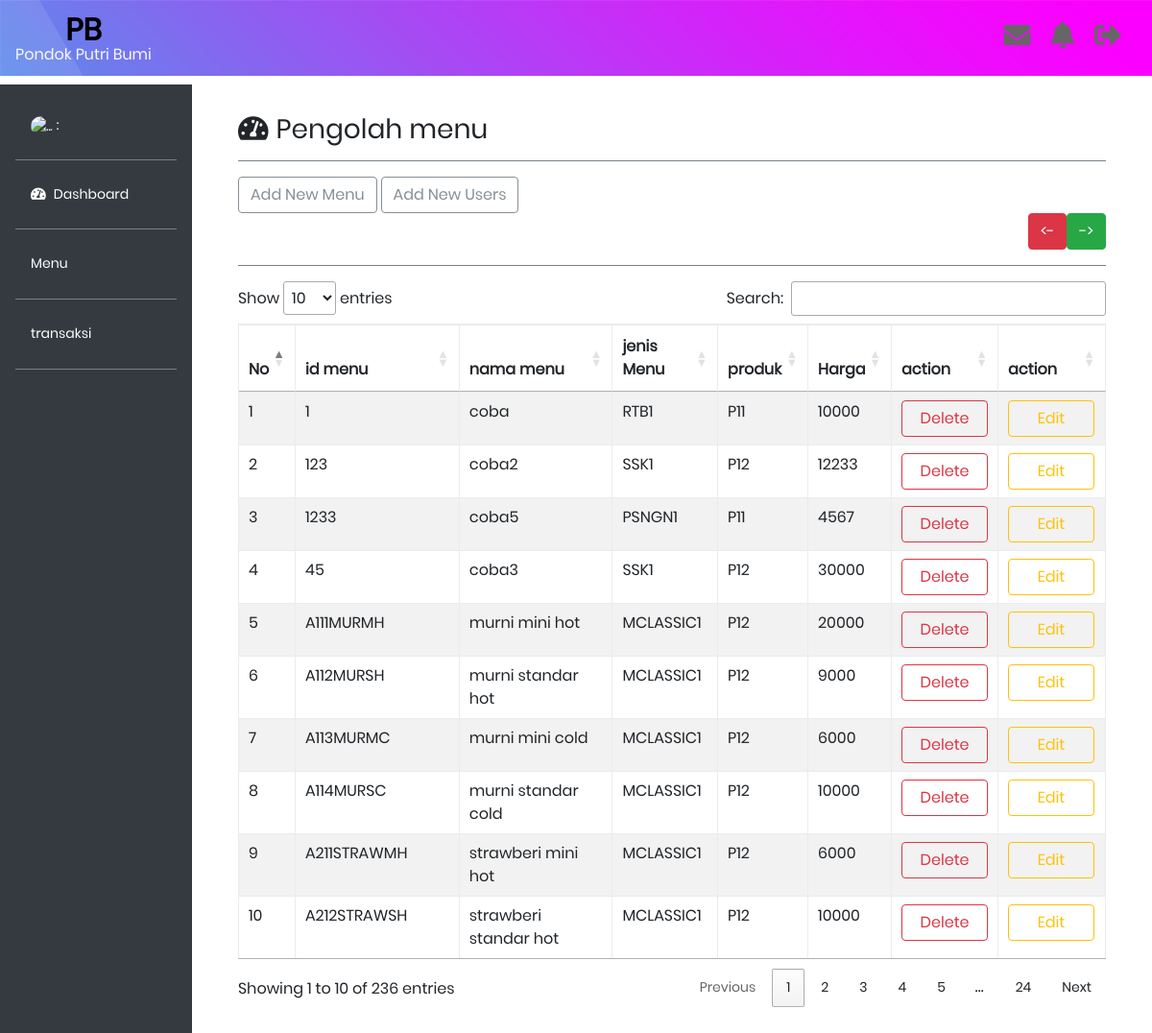
Page /tambahmenu.php on the earlier database version.
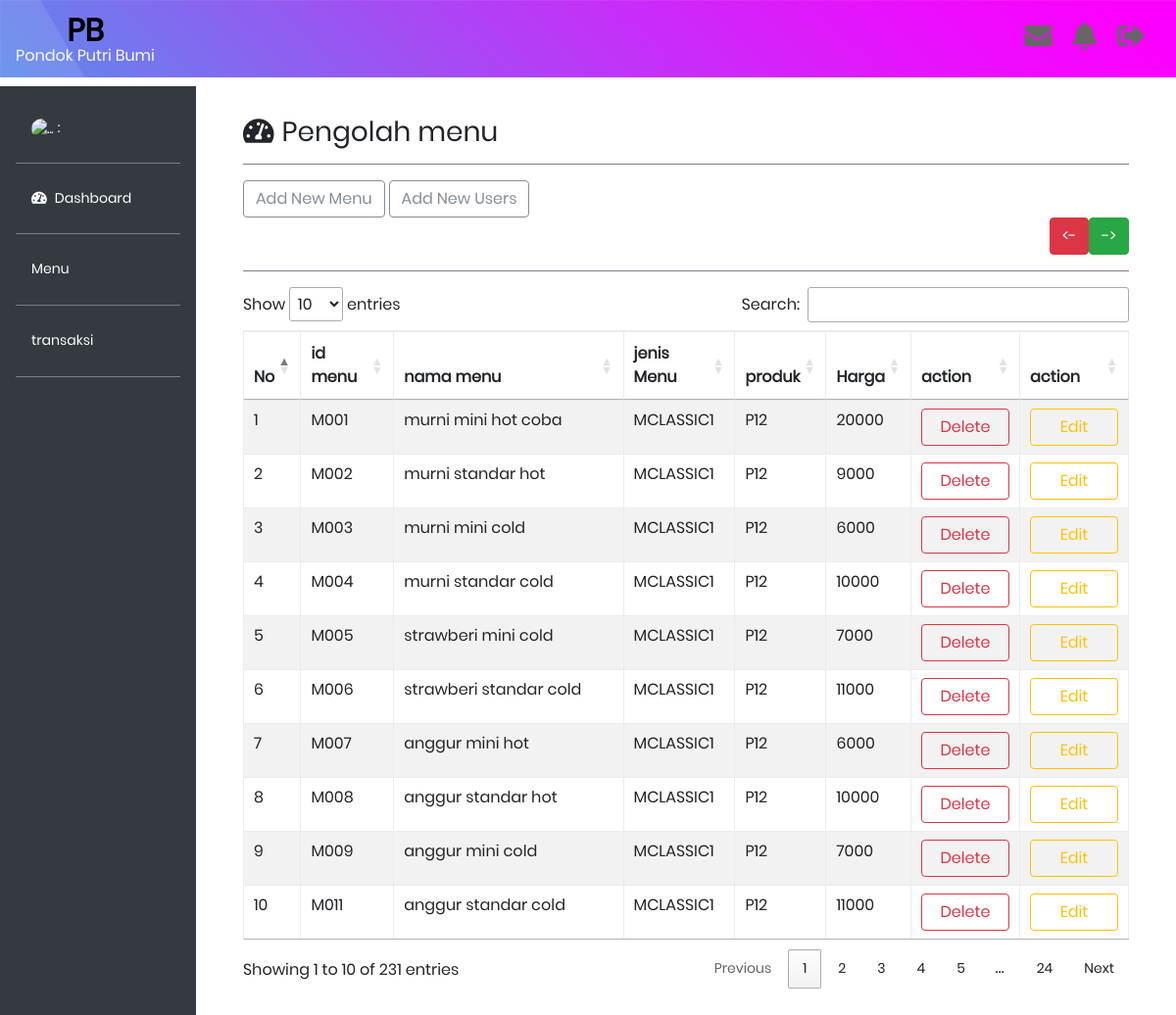
Same page on the later database version.
### tables this page shows
CREATE TABLE `menu` (
  `kd_menu` varchar(250) NOT NULL,
  `nama_menu` varchar(250) NOT NULL,
  `kd_jenis_menu` varchar(250) NOT NULL,
  `kd_jenis_produk` varchar(250) NOT NULL,
  `harga` int(11) NOT NULL
);

### tambahmenu.php (the view, shortened to what this page needs)
<?php
include 'database/koneksidb.php';
$sql_user = "SELECT * FROM users WHERE username = '$user_login'";
$calluser = mysqli_query($conn, $sql_user);
$data_user = mysqli_fetch_array($calluser);
$query = "SELECT * FROM menu";
$call = mysqli_query($conn, $query);
?>
<!doctype html>
<html lang="en">
<head>
  <link rel="stylesheet" href="https://maxcdn.bootstrapcdn.com/bootstrap/4.0.0/css/bootstrap.min.css">
  <link rel="stylesheet" type="text/css" href="admin.css">
  <link rel="stylesheet" type="text/css" href="fontawesome-free/css/all.min.css">
  <link rel="stylesheet" type="text/css" media="screen" href="https://cdnjs.cloudflare.com/ajax/libs/twitter-bootstrap/4.5.2/css/bootstrap.css">
  <link rel="stylesheet" type="text/css" href="https://cdn.datatables.net/1.11.3/css/dataTables.bootstrap4.min.css">
  <link rel="stylesheet" type="text/css" href="https://cdn.datatables.net/1.11.3/css/jquery.dataTables.min.css">
  <link rel="stylesheet" type="text/css" href="vendor/bootstrap/css/bootstrap.min.css">
  <link rel="stylesheet" type="text/css" href="fonts/font-awesome-4.7.0/css/font-awesome.min.css">
  <link rel="stylesheet" type="text/css" href="fonts/iconic/css/material-design-iconic-font.min.css">
  <link rel="stylesheet" type="text/css" href="vendor/animate/animate.css">
  <link rel="stylesheet" type="text/css" href="vendor/css-hamburgers/hamburgers.min.css">
  <link rel="stylesheet" type="text/css" href="vendor/animsition/css/animsition.min.css">
  <link rel="stylesheet" type="text/css" href="vendor/select2/select2.min.css">
  <link rel="stylesheet" type="text/css" href="vendor/daterangepicker/daterangepicker.css">
  <link rel="stylesheet" type="text/css" href="css/util.css">
  <link rel="stylesheet" type="text/css" href="css/main.css">
</head>
<body>
  <nav class="navbar navbar-expand-lg navbar-light bg-warning fixed-top" style="background-image: url('images/bg-01.jpg');">
    <a class="navbar-brand" href="#">
      <div class="txt1 text-center ">
        <h2 style="color: black;"><strong>PB</strong></h2>
        <h6 style="color: ghostwhite;">Pondok Putri Bumi</h6>
      </div>
    </a>
    <div class="icon ml-4">
      <h5>
        <a href="daftarpesan.php"><i class="fas fa-envelope fa-2x mr-3" data-toggle="tooltip" title="History"></i></a>
        <a href="#"><i class="fas fa-bell fa-2x mr-3" data-toggle="tooltip" title="Notification"></i></a>
        <a href="logout.php"><i class="fas fa-sign-out-alt fa-2x mr-3" data-toggle="tooltip" title="Log Out"></i></a>
      </h5>
    </div>
  </nav>
  <div class="row no-gutters mt-5">
    <div class="col-md-2 bg-dark mt-3 pr-3 pt-4">
      <ul class="nav flex-column ml-3 mb-5">
        <li class="nav-item mr5">
          <a class="nav-link active text-white, txt2" href="#" style="color: ghostwhite;">
            <img src="fgambar/qr.png" alt="..." class="rounded-circle mr5" width="45px" height="45px"> : <?= $data_user['username']; ?></a>
        </li>
        <hr class="bg-secondary">
        <li class="nav-item">
          <a class="nav-link active text-white" href="dashboard.php"><i class="fas fa-tachometer-alt mr-2"></i>Dashboard</a>
          <hr class="bg-secondary">
        <li class="nav-item">
          <a class="nav-link text-white" data-toggle="collapse" href="#collapseExample" aria-expanded="false" aria-controls="collapseExample">
            Menu
          </a>
          <hr class="bg-secondary">
        </li>
        <li class="nav-item">
          <a class="nav-link text-white" href="transaksi.php">transaksi</a>
          <hr class="bg-secondary">
        </li>
      </ul>
    </div>
    <div class="col-md-10 p-5 pt-2">
      <h3><i class="fas fa-tachometer-alt mr-2"></i>Pengolah menu</h3>
      <hr class="bg-secondary">
      <div>
        <a href="addmenu.php" class="btn btn-outline-secondary">Add New Menu</a>
        <span><a href="tambah_user.php" class="btn btn-outline-secondary">Add New Users</a></span>
      </div>
      <div class="d-grid gap-2 d-md-flex justify-content-md-end">
        <span><a href="#p" class="btn btn-danger">
            <- </a></span>
        <span><a href="tampil_user.php" class="btn btn-success">
            -> </a></span>
      </div>
      <hr class="bg-secondary">
      <table id="example" class="table table-striped table-bordered" style="width:100%">
        <thead>
          <tr>
            <th>No</th>
            <th>id menu</th>
            <th>nama menu</th>
            <th>jenis Menu</th>
            <th>produk</th>
            <th>Harga</th>
            <th>action</th>
            <th>action</th>
          </tr>
        </thead>
        <tbody>
          <?php $i = 1; ?>
          <?php while ($tampil = mysqli_fetch_array($call)) { ?>
            <tr>
              <td><?php echo $i++; ?></td>
              <td><?php echo $tampil['kd_menu']; ?></td>
              <td><?php echo $tampil['nama_menu']; ?> </td>
              <td><?php echo $tampil['kd_jenis_menu']; ?> </td>
              <td><?php echo $tampil['kd_jenis_produk']; ?> </td>
              <td><?php echo $tampil['harga']; ?> </td>
              <td>
                <a href="hapusmenu.php?id=<?php echo $tampil['kd_menu']; ?>" class="btn btn-outline-danger" style="width: 90px;" onclick="return confirm('Are you sure to delete data?')">Delete</a>
              </td>
              <td>
                <a href="editmenu.php?id=<?php echo $tampil['kd_menu']; ?>" class="btn btn-outline-warning" style="width: 90px;">Edit</a>
              </td>
            </tr>
          <?php } ?>
        </tbody>
      </table>
    </div>
  </div>
</html>

### database/koneksidb.php (shortened to what this page needs)
<!DOCTYPE html>
<html>
<head>
</head>
<body>
<?php
$host="localhost";
$username="root";
$password="";
$database="pos2";
$conn=mysqli_connect($host,$username,$password,$database);
if($conn){
	echo "Connected To Server";
}
else{
	echo "Server Not Connected";
}
 ?>
</body>
</html>

### css/main.css (style rules this page uses)
* { margin: 0px; padding: 0px; box-sizing: border-box; }
body, html { height: 100%; font-family: Poppins-Regular, sans-serif; }
a { font-family: Poppins-Regular; font-size: 14px; line-height: 1.7; color: #666666; margin: 0px; transition: all 0.4s; -webkit-transition: all 0.4s; -o-transition: all 0.4s; -moz-transition: all 0.4s; }
h1,h2,h3,h4,h5,h6 { margin: 0px; }
ul, li { margin: 0px; list-style-type: none; }
.txt1 { font-family: Poppins-Regular; font-size: 14px; line-height: 1.5; color: #666666; }
.txt2 { font-family: Poppins-Regular; font-size: 14px; line-height: 1.5; color: #333333; text-transform: uppercase; }

Differences in the rows shown:
removed menu: kd_menu "1", nama_menu "coba", kd_jenis_menu "RTB1", kd_jenis_produk "P11", harga "10000"
removed menu: kd_menu "123", nama_menu "coba2", kd_jenis_menu "SSK1", kd_jenis_produk "P12", harga "12233"
removed menu: kd_menu "1233", nama_menu "coba5", kd_jenis_menu "PSNGN1", kd_jenis_produk "P11", harga "4567"
removed menu: kd_menu "45", nama_menu "coba3", kd_jenis_menu "SSK1", kd_jenis_produk "P12", harga "30000"
removed menu: kd_menu "A111MURMH", nama_menu "murni mini hot", kd_jenis_menu "MCLASSIC1", kd_jenis_produk "P12", harga "20000"
removed menu: kd_menu "A112MURSH", nama_menu "murni standar hot", kd_jenis_menu "MCLASSIC1", kd_jenis_produk "P12", harga "9000"
removed menu: kd_menu "A113MURMC", nama_menu "murni mini cold", kd_jenis_menu "MCLASSIC1", kd_jenis_produk "P12", harga "6000"
removed menu: kd_menu "A114MURSC", nama_menu "murni standar cold", kd_jenis_menu "MCLASSIC1", kd_jenis_produk "P12", harga "10000"
removed menu: kd_menu "A211STRAWMH", nama_menu "strawberi mini hot", kd_jenis_menu "MCLASSIC1", kd_jenis_produk "P12", harga "6000"
removed menu: kd_menu "A212STRAWSH", nama_menu "strawberi standar hot", kd_jenis_menu "MCLASSIC1", kd_jenis_produk "P12", harga "10000"
added menu: kd_menu "M001", nama_menu "murni mini hot coba", kd_jenis_menu "MCLASSIC1", kd_jenis_produk "P12", harga "20000"
added menu: kd_menu "M002", nama_menu "murni standar hot", kd_jenis_menu "MCLASSIC1", kd_jenis_produk "P12", harga "9000"
added menu: kd_menu "M003", nama_menu "murni mini cold", kd_jenis_menu "MCLASSIC1", kd_jenis_produk "P12", harga "6000"
added menu: kd_menu "M004", nama_menu "murni standar cold", kd_jenis_menu "MCLASSIC1", kd_jenis_produk "P12", harga "10000"
added menu: kd_menu "M005", nama_menu "strawberi mini cold", kd_jenis_menu "MCLASSIC1", kd_jenis_produk "P12", harga "7000"
added menu: kd_menu "M006", nama_menu "strawberi standar cold", kd_jenis_menu "MCLASSIC1", kd_jenis_produk "P12", harga "11000"
added menu: kd_menu "M007", nama_menu "anggur mini hot", kd_jenis_menu "MCLASSIC1", kd_jenis_produk "P12", harga "6000"
added menu: kd_menu "M008", nama_menu "anggur standar hot", kd_jenis_menu "MCLASSIC1", kd_jenis_produk "P12", harga "10000"
added menu: kd_menu "M009", nama_menu "anggur mini cold", kd_jenis_menu "MCLASSIC1", kd_jenis_produk "P12", harga "7000"
added menu: kd_menu "M011", nama_menu "anggur standar cold", kd_jenis_menu "MCLASSIC1", kd_jenis_produk "P12", harga "11000"
Other differences:
text written by a page script: "Show entries Search: Showing 1 to 10 of 236 entries Previous 1 2 3 4 5 … 24 Next" → "Show entries Search: Showing 1 to 10 of 231 entries Previous 1 2 3 4 5 … 24 Next"
